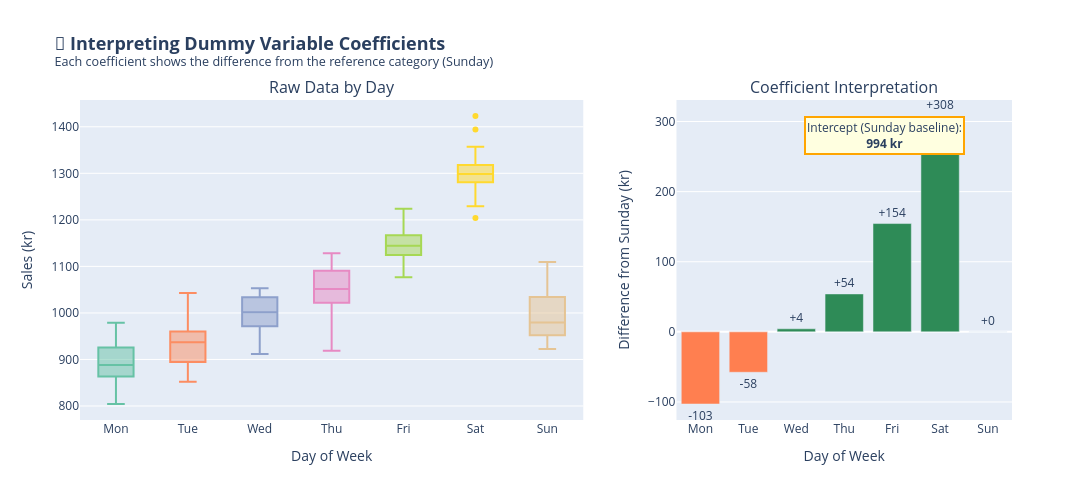

The notebook cell this image was saved under:
### Code cell
# ============================================
# Visualization: Day-of-Week Effects
# ============================================

# Calculate predicted sales for each day
predicted_by_day = {'Sunday': model_days.intercept_}
for col, coef in zip(day_dummies.columns, model_days.coef_):
    day_name = col.replace('Day_', '')
    predicted_by_day[day_name] = model_days.intercept_ + coef

# Create visualization
fig = make_subplots(
    rows=1, cols=2,
    subplot_titles=('Raw Data by Day', 'Coefficient Interpretation'),
    column_widths=[0.6, 0.4]
)

# Box plot of raw data
colors_days = px.colors.qualitative.Set2

for i, day in enumerate(days):
    day_data = day_df[day_df['Day'] == day]['Sales']
    fig.add_trace(
        go.Box(
            y=day_data,
            name=day[:3],
            marker_color=colors_days[i % len(colors_days)],
            boxpoints='outliers'
        ),
        row=1, col=1
    )

# Bar chart of coefficients
coef_df = pd.DataFrame({
    'Day': list(day_dummies.columns) + ['Day_Sunday'],
    'Coefficient': list(model_days.coef_) + [0]  # Sunday is reference (0)
})
coef_df['Day'] = coef_df['Day'].str.replace('Day_', '')

# Sort by day order
coef_df['sort_order'] = coef_df['Day'].map({day: i for i, day in enumerate(days)})
coef_df = coef_df.sort_values('sort_order')

fig.add_trace(
    go.Bar(
        x=coef_df['Day'].str[:3],
        y=coef_df['Coefficient'],
        marker_color=['coral' if c < 0 else 'seagreen' for c in coef_df['Coefficient']],
        text=[f"{c:+.0f}" for c in coef_df['Coefficient']],
        textposition='outside',
        showlegend=False
    ),
    row=1, col=2
)

fig.update_xaxes(title_text='Day of Week', row=1, col=1)
fig.update_xaxes(title_text='Day of Week', row=1, col=2)
fig.update_yaxes(title_text='Sales (kr)', row=1, col=1)
fig.update_yaxes(title_text='Difference from Sunday (kr)', row=1, col=2)

fig.update_layout(
    title=dict(
        text='<b>📅 Interpreting Dummy Variable Coefficients</b><br><sup>Each coefficient shows the difference from the reference category (Sunday)</sup>',
        font=dict(size=18)
    ),
    width=1100,
    height=500,
    showlegend=False
)

# Add annotation
fig.add_annotation(
    x=0.95, y=0.95,
    xref='paper', yref='paper',
    text=f"Intercept (Sunday baseline):<br><b>{model_days.intercept_:.0f} kr</b>",
    showarrow=False,
    bgcolor='lightyellow',
    bordercolor='orange',
    borderwidth=2,
    font=dict(size=12)
)

fig.show()

print("\n💡 How to interpret:")
print(f"  • Expected Sunday sales: {model_days.intercept_:.0f} kr (intercept)")
print(f"  • Expected Saturday sales: {model_days.intercept_:.0f} + {model_days.coef_[5]:.0f} = {model_days.intercept_ + model_days.coef_[5]:.0f} kr")
print(f"  • Expected Monday sales: {model_days.intercept_:.0f} + ({model_days.coef_[1]:.0f}) = {model_days.intercept_ + model_days.coef_[1]:.0f} kr")

### Figure 1 — Plotly figure (JSON) as saved in the notebook; plotly's stock layout.template omitted (floating-point values rounded to 4 significant figures)
{"data": [{"boxpoints": "outliers", "marker": {"color": "rgb(102,194,165)"}, "name": "Mon", "type": "box", "xaxis": "x", "y": [924.8, 893.1, 932.4, 976.2, 888.3, 888.3, 979.0, 938.4, 876.5, 927.1, 876.8, 876.7, 912.1, 804.3, 813.8, 871.9, 849.4, 915.7, 854.6, 829.4], "yaxis": "y"}, {"boxpoints": "outliers", "marker": {"color": "rgb(252,141,98)"}, "name": "Tue", "type": "box", "xaxis": "x", "y": [1023.0, 938.7, 953.4, 878.8, 922.8, 955.5, 892.5, 968.8, 920.0, 935.4, 919.9, 1043.0, 949.3, 897.1, 991.1, 889.0, 960.4, 852.0, 883.6, 959.8], "yaxis": "y"}, {"boxpoints": "outliers", "marker": {"color": "rgb(141,160,203)"}, "name": "Wed", "type": "box", "xaxis": "x", "y": [1037.0, 1009.0, 994.2, 984.9, 926.1, 964.0, 977.0, 1053.0, 1017.0, 911.8, 1016.0, 980.7, 966.2, 1031.0, 1052.0, 1047.0, 958.0, 984.5, 1017.0, 1049.0], "yaxis": "y"}, {"boxpoints": "outliers", "marker": {"color": "rgb(231,138,195)"}, "name": "Thu", "type": "box", "xaxis": "x", "y": [1026.0, 1041.0, 994.7, 990.2, 1091.0, 1118.0, 1046.0, 1100.0, 1068.0, 1018.0, 1068.0, 1127.0, 1048.0, 1128.0, 919.0, 1091.0, 1054.0, 1035.0, 1055.0, 950.6], "yaxis": "y"}, {"boxpoints": "outliers", "marker": {"color": "rgb(166,216,84)"}, "name": "Fri", "type": "box", "xaxis": "x", "y": [1139.0, 1168.0, 1224.0, 1124.0, 1110.0, 1125.0, 1196.0, 1166.0, 1124.0, 1176.0, 1155.0, 1198.0, 1115.0, 1134.0, 1130.0, 1077.0, 1165.0, 1163.0, 1150.0, 1138.0], "yaxis": "y"}, {"boxpoints": "outliers", "marker": {"color": "rgb(255,217,47)"}, "name": "Sat", "type": "box", "xaxis": "x", "y": [1229.0, 1279.0, 1283.0, 1260.0, 1292.0, 1320.0, 1394.0, 1309.0, 1313.0, 1296.0, 1204.0, 1299.0, 1303.0, 1423.0, 1290.0, 1315.0, 1298.0, 1242.0, 1357.0, 1338.0], "yaxis": "y"}, {"boxpoints": "outliers", "marker": {"color": "rgb(229,196,148)"}, "name": "Sun", "type": "box", "xaxis": "x", "y": [1040.0, 954.5, 1070.0, 929.9, 1029.0, 1110.0, 950.5, 971.7, 1005.0, 974.8, 922.5, 1003.0, 946.9, 1024.0, 954.0, 1077.0, 960.8, 983.9, 1041.0, 938.5], "yaxis": "y"}, {"marker": {"color": ["coral", "coral", "seagreen", "seagreen", "seagreen", "seagreen", "seagreen"]}, "showlegend": false, "text": ["-103", "-58", "+4", "+54", "+154", "+308", "+0"], "textposition": "outside", "type": "bar", "x": ["Mon", "Tue", "Wed", "Thu", "Fri", "Sat", "Sun"], "xaxis": "x2", "y": [-102.9, -57.64, 4.325, 54.09, 154.5, 307.9, 0.0], "yaxis": "y2"}], "layout": {"annotations": [{"font": {"size": 16}, "showarrow": false, "text": "Raw Data by Day", "x": 0.27, "xanchor": "center", "xref": "paper", "y": 1, "yanchor": "bottom", "yref": "paper"}, {"font": {"size": 16}, "showarrow": false, "text": "Coefficient Interpretation", "x": 0.82, "xanchor": "center", "xref": "paper", "y": 1, "yanchor": "bottom", "yref": "paper"}, {"bgcolor": "lightyellow", "bordercolor": "orange", "borderwidth": 2, "font": {"size": 12}, "showarrow": false, "text": "Intercept (Sunday baseline):<br><b>994 kr</b>", "x": 0.95, "xref": "paper", "y": 0.95, "yref": "paper"}], "height": 500, "showlegend": false, "title": {"font": {"size": 18}, "text": "<b>📅 Interpreting Dummy Variable Coefficients</b><br><sup>Each coefficient shows the difference from the reference category (Sunday)</sup>"}, "width": 1100, "xaxis": {"anchor": "y", "domain": [0, 0.54], "title": {"text": "Day of Week"}}, "xaxis2": {"anchor": "y2", "domain": [0.64, 1], "title": {"text": "Day of Week"}}, "yaxis": {"anchor": "x", "domain": [0, 1], "title": {"text": "Sales (kr)"}}, "yaxis2": {"anchor": "x2", "domain": [0, 1], "title": {"text": "Difference from Sunday (kr)"}}}}
